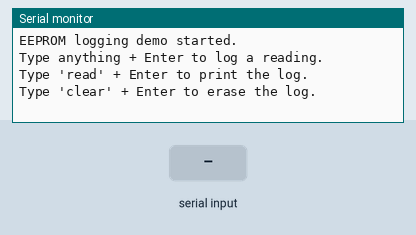
Simulated run of this sketch. Board: Arduino Uno, built with avr-gcc and run on an emulated ATmega328P. On the bench: the last lines printed to the serial monitor. The test bench sets the inputs (shaded band). EEPROM starts erased.

Above: at 1.2 s.
1.3 s: "read\n" received over Serial
At 1.9 s:
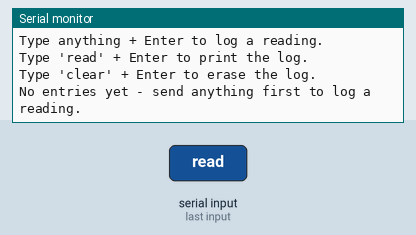
2.8 s: "clear\n" received over Serial
At 4.0 s:
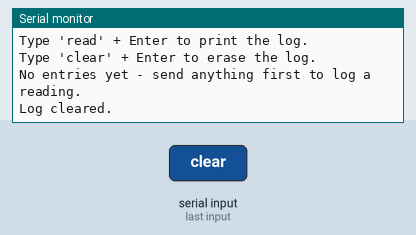
4.3 s: "1\n" received over Serial
At 5.3 s:
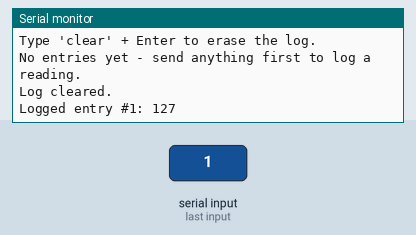
5.8 s: "read\n" received over Serial
At 6.7 s:
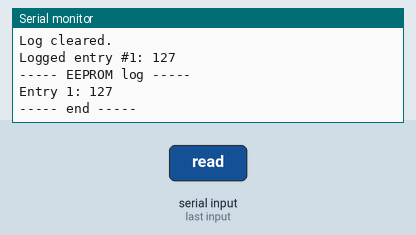

Measured:
- after the input at 1.3 s, the serial monitor: prints a new line at once (image 1)
- after the input at 2.8 s, the serial monitor: prints a new line at once (image 2)
- after the input at 4.3 s, the serial monitor: prints a new line at once (image 3)
- after the input at 5.8 s, the serial monitor: prints a new line at once (image 4)

The sketch:

04_eeprom_data_logging.ino
```cpp
/*
  Arduino Uno - Example 04
  Data Logging to EEPROM

  Uno has no SD card slot and no filesystem like ESP's LittleFS.
  Instead, it has 1KB of built-in EEPROM that survives power loss -
  useful for small amounts of data like a counter, a saved setting,
  or a short log.

  What it does:
  - Every time you send anything in the Serial Monitor, it reads the
    current analog A0 value and stores it in the next EEPROM slot
  - Type "read" and press Enter to print everything stored so far
  - Type "clear" and press Enter to reset the stored count to zero

  Note: EEPROM has a limited write endurance (~100,000 writes per
  cell) - fine for occasional logging, not for writing every loop().
*/

#include <EEPROM.h>

#define COUNT_ADDRESS 0     // EEPROM address 0 stores how many entries we have
#define DATA_START_ADDRESS 1 // entries are stored starting at address 1
#define MAX_ENTRIES 100      // 1KB EEPROM, 1 byte per entry, minus the counter byte

void logReading() {
  int count = EEPROM.read(COUNT_ADDRESS);

  if (count == 255) count = 0; // freshly erased EEPROM reads as 255, treat as "no data yet"

  if (count >= MAX_ENTRIES) {
    Serial.println(F("EEPROM full - clear it first with 'clear'."));
    return;
  }

  int rawValue = analogRead(A0);
  byte scaledValue = map(rawValue, 0, 1023, 0, 255); // shrink to fit in 1 byte

  EEPROM.write(DATA_START_ADDRESS + count, scaledValue);
  EEPROM.write(COUNT_ADDRESS, count + 1);

  Serial.print(F("Logged entry #"));
  Serial.print(count + 1);
  Serial.print(F(": "));
  Serial.println(scaledValue);
}

void printLog() {
  int count = EEPROM.read(COUNT_ADDRESS);
  if (count == 255) count = 0;

  if (count == 0) {
    Serial.println(F("No entries yet - send anything first to log a reading."));
    return;
  }

  Serial.println(F("----- EEPROM log -----"));
  for (int i = 0; i < count; i++) {
    Serial.print(F("Entry "));
    Serial.print(i + 1);
    Serial.print(F(": "));
    Serial.println(EEPROM.read(DATA_START_ADDRESS + i));
  }
  Serial.println(F("----- end -----"));
}

void clearLog() {
  EEPROM.write(COUNT_ADDRESS, 0);
  Serial.println(F("Log cleared."));
}

void setup() {
  Serial.begin(9600);
  Serial.println(F("EEPROM logging demo started."));
  Serial.println(F("Type anything + Enter to log a reading."));
  Serial.println(F("Type 'read' + Enter to print the log."));
  Serial.println(F("Type 'clear' + Enter to erase the log."));
}

void loop() {
  if (Serial.available()) {
    String input = Serial.readStringUntil('\n');
    input.trim();

    if (input == "read") {
      printLog();
    } else if (input == "clear") {
      clearLog();
    } else if (input.length() > 0) {
      logReading();
    }
  }
}
```
